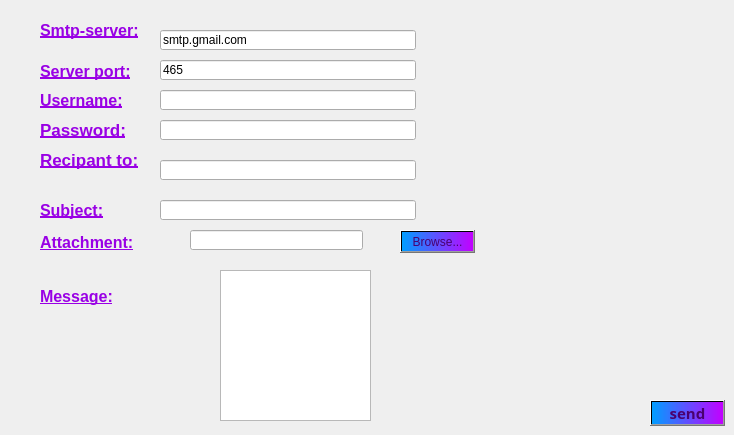
    <widget class="QWidget" name="tab">
     <attribute name="title">
      <string>Mailing</string>
     </attribute>
     <widget class="QLabel" name="label_123">
      <property name="geometry">
       <rect>
        <x>40</x>
        <y>200</y>
        <width>67</width>
        <height>20</height>
       </rect>
      </property>
      <property name="font">
       <font>
        <pointsize>12</pointsize>
        <weight>75</weight>
        <bold>true</bold>
        <underline>true</underline>
       </font>
      </property>
      <property name="styleSheet">
       <string notr="true">color:rgb(153, 0, 229)</string>
      </property>
      <property name="text">
       <string>Subject:</string>
      </property>
     </widget>
     <widget class="QLabel" name="label_124">
      <property name="geometry">
       <rect>
        <x>40</x>
        <y>119</y>
        <width>89</width>
        <height>21</height>
       </rect>
      </property>
      <property name="font">
       <font>
        <pointsize>13</pointsize>
        <weight>75</weight>
        <bold>true</bold>
        <underline>true</underline>
       </font>
      </property>
      <property name="styleSheet">
       <string notr="true">color:rgb(153, 0, 229)</string>
      </property>
      <property name="text">
       <string>Password:</string>
      </property>
     </widget>
     <widget class="QLineEdit" name="port_2">
      <property name="geometry">
       <rect>
        <x>160</x>
        <y>60</y>
        <width>256</width>
        <height>20</height>
       </rect>
      </property>
      <property name="text">
       <string>465</string>
      </property>
     </widget>
     <widget class="QLabel" name="label_125">
      <property name="geometry">
       <rect>
        <x>40</x>
        <y>230</y>
        <width>102</width>
        <height>25</height>
       </rect>
      </property>
      <property name="font">
       <font>
        <pointsize>12</pointsize>
        <weight>75</weight>
        <bold>true</bold>
        <underline>true</underline>
       </font>
      </property>
      <property name="styleSheet">
       <string notr="true">color:rgb(153, 0, 229)</string>
      </property>
      <property name="text">
       <string>Attachment:</string>
      </property>
     </widget>
     <widget class="QPlainTextEdit" name="msg_2">
      <property name="geometry">
       <rect>
        <x>220</x>
        <y>270</y>
        <width>151</width>
        <height>151</height>
       </rect>
      </property>
     </widget>
     <widget class="QLabel" name="label_126">
      <property name="geometry">
       <rect>
        <x>40</x>
        <y>61</y>
        <width>98</width>
        <height>20</height>
       </rect>
      </property>
      <property name="font">
       <font>
        <pointsize>12</pointsize>
        <weight>75</weight>
        <bold>true</bold>
        <underline>true</underline>
       </font>
      </property>
      <property name="styleSheet">
       <string notr="true">color:rgb(153, 0, 229)</string>
      </property>
      <property name="text">
       <string>Server port:</string>
      </property>
     </widget>
     <widget class="QLabel" name="label_127">
      <property name="geometry">
       <rect>
        <x>40</x>
        <y>149</y>
        <width>104</width>
        <height>21</height>
       </rect>
      </property>
      <property name="font">
       <font>
        <pointsize>13</pointsize>
        <weight>75</weight>
        <bold>true</bold>
        <underline>true</underline>
       </font>
      </property>
      <property name="styleSheet">
       <string notr="true">color:rgb(153, 0, 229)</string>
      </property>
      <property name="text">
       <string>Recipant to:</string>
      </property>
     </widget>
     <widget class="QLineEdit" name="uname_2">
      <property name="geometry">
       <rect>
        <x>160</x>
        <y>90</y>
        <width>256</width>
        <height>20</height>
       </rect>
      </property>
     </widget>
     <widget class="QLabel" name="label_128">
      <property name="geometry">
       <rect>
        <x>40</x>
        <y>280</y>
        <width>76</width>
        <height>33</height>
       </rect>
      </property>
      <property name="font">
       <font>
        <pointsize>12</pointsize>
        <weight>75</weight>
        <bold>true</bold>
        <underline>true</underline>
       </font>
      </property>
      <property name="styleSheet">
       <string notr="true">color:rgb(153, 0, 229)</string>
      </property>
      <property name="text">
       <string>Message:</string>
      </property>
     </widget>
     <widget class="QLineEdit" name="paswd_2">
      <property name="geometry">
       <rect>
        <x>160</x>
        <y>120</y>
        <width>256</width>
        <height>20</height>
       </rect>
      </property>
      <property name="inputMask">
       <string/>
      </property>
      <property name="echoMode">
       <enum>QLineEdit::Password</enum>
      </property>
     </widget>
     <widget class="QLineEdit" name="subject_2">
      <property name="geometry">
       <rect>
        <x>160</x>
        <y>200</y>
        <width>256</width>
        <height>20</height>
       </rect>
      </property>
     </widget>
     <widget class="QLabel" name="label_129">
      <property name="geometry">
       <rect>
        <x>40</x>
        <y>20</y>
        <width>106</width>
        <height>20</height>
       </rect>
      </property>
      <property name="font">
       <font>
        <pointsize>12</pointsize>
        <weight>75</weight>
        <bold>true</bold>
        <underline>true</underline>
       </font>
      </property>
      <property name="styleSheet">
       <string notr="true">color:rgb(153, 0, 229)</string>
      </property>
      <property name="text">
       <string>Smtp-server:</string>
      </property>
     </widget>
     <widget class="QPushButton" name="sendBtn_2">
      <property name="geometry">
       <rect>
        <x>650</x>
        <y>400</y>
        <width>75</width>
        <height>26</height>
       </rect>
      </property>
      <property name="font">
       <font>
        <family>Lucida Calligraphy</family>
        <pointsize>11</pointsize>
        <weight>75</weight>
        <bold>true</bold>
       </font>
      </property>
      <property name="styleSheet">
       <string notr="true">background-color: qlineargradient(spread:pad, x1:0, y1:0, x2:1, y2:0, stop:0 rgba(0, 158, 255, 255), stop:1 rgba(195, 0, 255, 255));
color: rgb(74, 0, 111);</string>
      </property>
      <property name="text">
       <string>send</string>
      </property>
     </widget>
     <widget class="QPushButton" name="browseBtn_2">
      <property name="geometry">
       <rect>
        <x>400</x>
        <y>230</y>
        <width>75</width>
        <height>23</height>
       </rect>
      </property>
      <property name="styleSheet">
       <string notr="true">background-color: qlineargradient(spread:pad, x1:0, y1:0, x2:1, y2:0, stop:0 rgba(0, 158, 255, 255), stop:1 rgba(195, 0, 255, 255));
color: rgb(74, 0, 111);</string>
      </property>
      <property name="text">
       <string>Browse...</string>
      </property>
     </widget>
     <widget class="QLineEdit" name="server_2">
      <property name="geometry">
       <rect>
        <x>160</x>
        <y>30</y>
        <width>256</width>
        <height>20</height>
       </rect>
      </property>
      <property name="text">
       <string>smtp.gmail.com</string>
      </property>
     </widget>
     <widget class="QLineEdit" name="file_2">
      <property name="geometry">
       <rect>
        <x>190</x>
        <y>230</y>
        <width>173</width>
        <height>20</height>
       </rect>
      </property>
      <property name="readOnly">
       <bool>true</bool>
      </property>
     </widget>
     <widget class="QLineEdit" name="rcpt_2">
      <property name="geometry">
       <rect>
        <x>160</x>
        <y>160</y>
        <width>256</width>
        <height>20</height>
       </rect>
      </property>
     </widget>
     <widget class="QLabel" name="label_130">
      <property name="geometry">
       <rect>
        <x>40</x>
        <y>90</y>
        <width>88</width>
        <height>20</height>
       </rect>
      </property>
      <property name="font">
       <font>
        <pointsize>12</pointsize>
        <weight>75</weight>
        <bold>true</bold>
        <underline>true</underline>
       </font>
      </property>
      <property name="styleSheet">
       <string notr="true">color:rgb(153, 0, 229)</string>
      </property>
      <property name="text">
       <string>Username:</string>
      </property>
     </widget>
    </widget>
